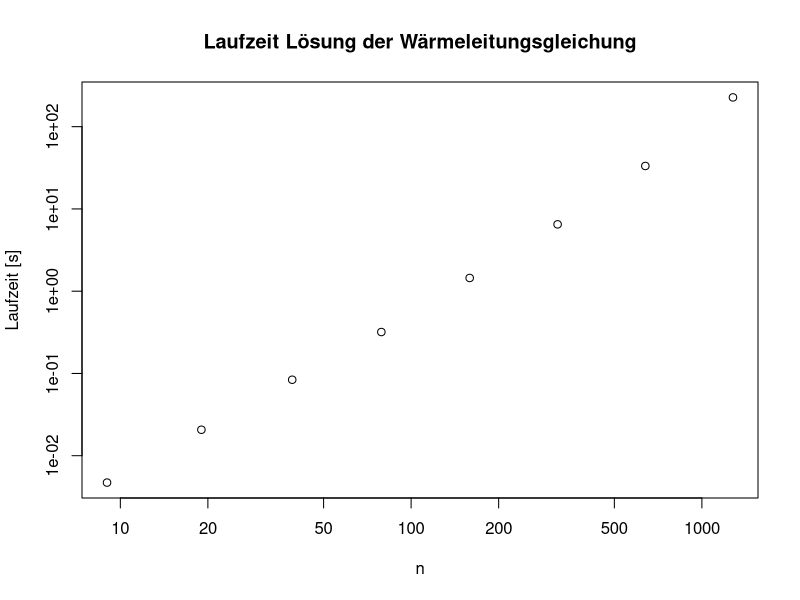

Recreate this plot in R.
d <- read.csv("results.csv")

pdf("results-heat.pdf", 8, 6)
plot(d$n, d$time, log = "xy",
	main = "Laufzeit Lösung der Wärmeleitungsgleichung",
	xlab = "n", ylab = "Laufzeit [s]")
